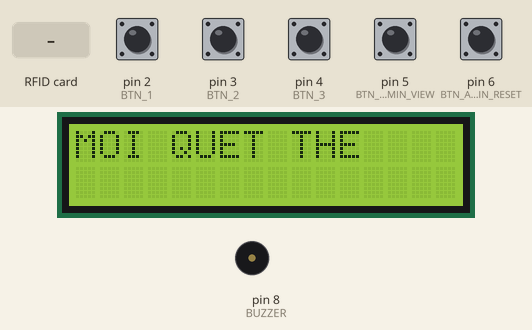
Simulated run of this sketch. Board: Arduino Uno, built with avr-gcc and run on an emulated ATmega328P. On the bench: 16×2 character LCD, buzzer (waves = sounding, pin HIGH). The test bench sets the inputs (shaded band); at power-on: pin 2 (BTN_1), pin 3 (BTN_2), pin 4 (BTN_3), pin 5 (BTN_ADMIN_VIEW), pin 6 (BTN_ADMIN_RESET) HIGH. EEPROM starts erased; pins used as bus, display or sensor lines are not drawn.

Above: at 3.3 s.
3.4 s: RFID card 56 40 11 05 held to the reader
At 4.0 s:
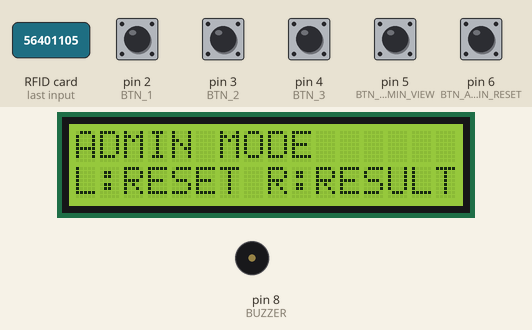
5.0 s: pin 6 (BTN_ADMIN_RESET) pulled LOW for 1 s
At 7.8 s:
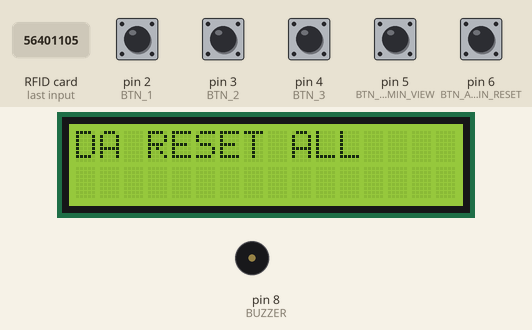
9.0 s: RFID card 5E 7A 19 C4 held to the reader
At 10.2 s:
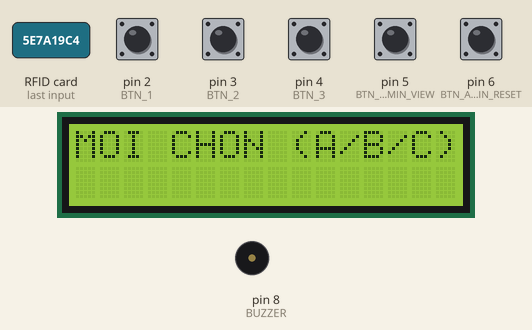
10.6 s: pin 2 (BTN_1) pulled LOW for 0.15 s
At 11.6 s:
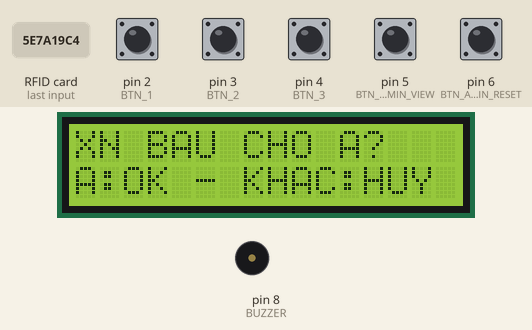
12.7 s: pin 3 (BTN_2) pulled LOW for 0.15 s
At 13.4 s:
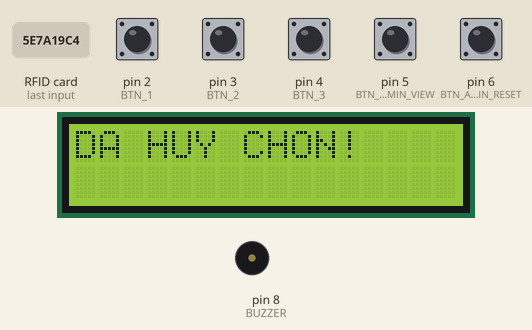
15.8 s: pin 4 (BTN_3) pulled LOW for 0.15 s
At 16.7 s:
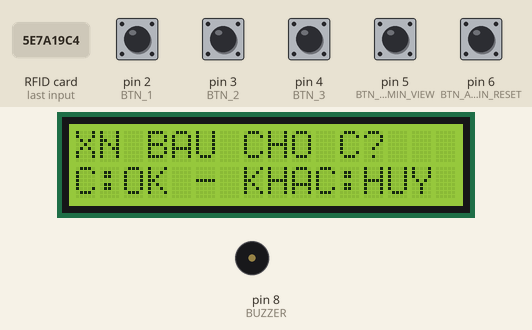
Timing chart, 0 to 18.8 s (numbered marks = the images above; inputs shaded):
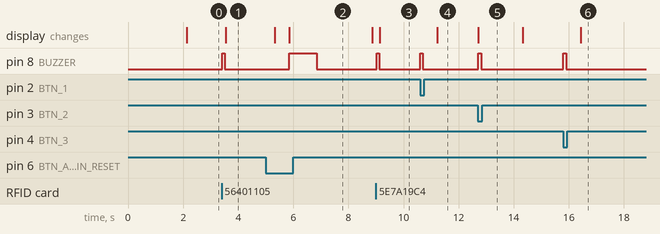

The sketch:

electrical_voter_machine.ino
```cpp
#include <SPI.h>
#include <MFRC522.h>
#include <Wire.h>
#include <LiquidCrystal_I2C.h>
#include <EEPROM.h>

// Chân nút bấm
#define BTN_1 2
#define BTN_2 3
#define BTN_3 4
#define BTN_ADMIN_VIEW 5   // Nút R (Xem/Quay lại)
#define BTN_ADMIN_RESET 6  // Nút L (Reset/Xác nhận)

#define SS_PIN 10
#define RST_PIN 9
#define BUZZER 8

#define ADDR_VOTER_COUNT 5
#define ADDR_VOTER_LIST 10

MFRC522 mfrc522(SS_PIN, RST_PIN);
LiquidCrystal_I2C lcd(0x27, 16, 2);

byte adminUID[] = {0x56, 0x40, 0x11, 0x05};

void setup() {
  Serial.begin(9600);
  SPI.begin();
  mfrc522.PCD_Init();
  lcd.init();
  lcd.backlight();

  pinMode(BUZZER, OUTPUT);
  pinMode(BTN_1, INPUT_PULLUP);
  pinMode(BTN_2, INPUT_PULLUP);
  pinMode(BTN_3, INPUT_PULLUP);
  pinMode(BTN_ADMIN_VIEW, INPUT_PULLUP);
  pinMode(BTN_ADMIN_RESET, INPUT_PULLUP);

  lcd.print("HE THONG EVM");
  delay(2000);
  lcd.clear();
  lcd.print("MOI QUET THE");
}

void loop() {
  if (!mfrc522.PICC_IsNewCardPresent() || !mfrc522.PICC_ReadCardSerial()) return;

  digitalWrite(BUZZER, HIGH); delay(100); digitalWrite(BUZZER, LOW);

  if (isAdmin(mfrc522.uid.uidByte)) {
    handleAdminMenu();
  } else {
    if (checkAlreadyVoted(mfrc522.uid.uidByte)) {
      lcd.clear(); lcd.print("THE NAY DA BAU");
      lcd.setCursor(0, 1); lcd.print("KHONG BAU LAI");
      delay(3000);
    } else {
      handleVoter();
    }
  }
  lcd.clear();
  lcd.print("MOI QUET THE");
  mfrc522.PICC_HaltA();
}

void handleAdminMenu() {
  while (true) {
    lcd.clear();
    lcd.print("ADMIN MODE");
    lcd.setCursor(0, 1);
    lcd.print("L:RESET R:RESULT");

    unsigned long startTime = millis();
    bool backToMenu = false;

    while (millis() - startTime < 6000) {
      // 1. NHẤN XEM KẾT QUẢ
      if (digitalRead(BTN_ADMIN_VIEW) == LOW) {
        delay(300);
        if (showResults()) {
           backToMenu = true;
           break;
        } else {
           return;
        }
      }

      // 2. NHẤN RESET (Đã sửa logic ở đây)
      if (digitalRead(BTN_ADMIN_RESET) == LOW) {
        delay(300);
        if (confirmReset()) {
           return; // Nếu đã Reset thành công thì thoát hẳn ra màn hình quẹt thẻ
        } else {
           backToMenu = true; // Nếu nhấn Hủy (Cancel) thì quay lại Menu Admin
           break;
        }
      }
    }

    if (!backToMenu) return;
  }
}

// Sửa kiểu dữ liệu trả về thành bool để báo trạng thái Reset cho Menu
bool confirmReset() {
  lcd.clear();
  lcd.print("CONFIRM RESET");
  lcd.setCursor(0, 1);
  lcd.print("L:OK R:CANCEL");
  delay(500);

  unsigned long resetStart = millis();
  while (millis() - resetStart < 6000) {
    if (digitalRead(BTN_ADMIN_RESET) == LOW) { // Nhấn OK
      for(int i=0; i<3; i++) EEPROM.write(i, 0);
      EEPROM.write(ADDR_VOTER_COUNT, 0);
      lcd.clear(); lcd.print("DA RESET ALL");
      digitalWrite(BUZZER, HIGH); delay(1000); digitalWrite(BUZZER, LOW);
      delay(2000);
      return true; // Trả về true báo hiệu đã Reset xong
    }
    if (digitalRead(BTN_ADMIN_VIEW) == LOW) { // Nhấn CANCEL
      lcd.clear(); lcd.print("DA HUY RESET");
      delay(2000);
      return false; // Trả về false báo hiệu đã Hủy
    }
  }
  return false; // Hết thời gian cũng coi như Hủy
}

bool showResults() {
  int v1 = EEPROM.read(0);
  int v2 = EEPROM.read(1);
  int v3 = EEPROM.read(2);
  int total = EEPROM.read(ADDR_VOTER_COUNT);

  lcd.clear();
  lcd.print("A:"); lcd.print(v1);
  lcd.print(" B:"); lcd.print(v2);
  lcd.print(" C:"); lcd.print(v3);
  lcd.setCursor(0, 1);
  lcd.print("BACK --> VIEW");

  unsigned long viewStart = millis();
  while (millis() - viewStart < 6000) {
    if (digitalRead(BTN_ADMIN_VIEW) == LOW) {
      digitalWrite(BUZZER, HIGH); delay(50); digitalWrite(BUZZER, LOW);
      delay(300);
      return true;
    }
  }
  return false;
}

// --- CÁC HÀM CÒN LẠI GIỮ NGUYÊN ---
bool isAdmin(byte *uid) {
  for (byte i = 0; i < 4; i++) { if (uid[i] != adminUID[i]) return false; }
  return true;
}

bool checkAlreadyVoted(byte *uid) {
  int totalVoters = EEPROM.read(ADDR_VOTER_COUNT);
  for (int i = 0; i < totalVoters; i++) {
    bool match = true;
    for (int j = 0; j < 4; j++) {
      if (EEPROM.read(ADDR_VOTER_LIST + (i * 4) + j) != uid[j]) { match = false; break; }
    }
    if (match) return true;
  }
  return false;
}

void saveVoterUID(byte *uid) {
  int totalVoters = EEPROM.read(ADDR_VOTER_COUNT);
  for (int j = 0; j < 4; j++) EEPROM.write(ADDR_VOTER_LIST + (totalVoters * 4) + j, uid[j]);
  EEPROM.write(ADDR_VOTER_COUNT, totalVoters + 1);
}

void handleVoter() {
  bool finalConfirmed = false;

  while (!finalConfirmed) {
    lcd.clear();
    lcd.print("MOI CHON (A/B/C)");

    int firstChoice = -1;
    String candidateName = "";

    // Bước 1: Đợi cử tri chọn lần đầu (Không giới hạn thời gian)
    while (firstChoice == -1) {
      if (digitalRead(BTN_1) == LOW) { firstChoice = BTN_1; candidateName = "A"; }
      else if (digitalRead(BTN_2) == LOW) { firstChoice = BTN_2; candidateName = "B"; }
      else if (digitalRead(BTN_3) == LOW) { firstChoice = BTN_3; candidateName = "C"; }
    }

    digitalWrite(BUZZER, HIGH); delay(100); digitalWrite(BUZZER, LOW);
    delay(500); // Chống dội phím (Debounce)

    // Bước 2: Hiển thị màn hình xác nhận
    lcd.clear();
    lcd.print("XN BAU CHO "); lcd.print(candidateName); lcd.print("?");
    lcd.setCursor(0, 1);
    lcd.print(candidateName); lcd.print(":OK - KHAC:HUY");

    // Bước 3: Đợi xác nhận hoặc hủy
    bool actionTaken = false;
    while (!actionTaken) {
      // Nếu nhấn lại đúng nút vừa chọn -> XÁC NHẬN
      if (digitalRead(firstChoice) == LOW) {
        int addr = (firstChoice == BTN_1) ? 0 : (firstChoice == BTN_2 ? 1 : 2);
        recordVote(addr, "PHUONG AN " + candidateName);
        saveVoterUID(mfrc522.uid.uidByte);
        finalConfirmed = true;
        actionTaken = true;
      }
      // Nếu nhấn bất kỳ nút nào khác (trong số các nút bầu cử) -> HỦY
      else if ((digitalRead(BTN_1) == LOW || digitalRead(BTN_2) == LOW || digitalRead(BTN_3) == LOW ||
                digitalRead(BTN_ADMIN_VIEW) == LOW || digitalRead(BTN_ADMIN_RESET) == LOW)) {
        lcd.clear();
        lcd.print("DA HUY CHON!");
        digitalWrite(BUZZER, HIGH); delay(100); digitalWrite(BUZZER, LOW);
        delay(1500);
        actionTaken = true; // Thoát vòng lặp chờ xác nhận, quay lại màn hình chọn A/B/C
      }
    }
  }
}

void recordVote(int addr, String name) {
  int count = EEPROM.read(addr);
  EEPROM.write(addr, count + 1);
  digitalWrite(BUZZER, HIGH); delay(500); digitalWrite(BUZZER, LOW);
  lcd.clear(); lcd.print("DA BAU: "); lcd.setCursor(0, 1); lcd.print(name); delay(3000);
}
```

Measured:
- after the input at 3.4 s, pin 8 (BUZZER): LOW → HIGH at once, → LOW 0.10 s later; the display: changes after 0.15 s (image 1)
- after the input at 5.0 s, pin 8 (BUZZER): LOW → HIGH after 0.85 s, → LOW 1.0 s later; the display: first changes after 0.33 s (image 2 shows a later state)
- after the input at 9.0 s, pin 8 (BUZZER): LOW → HIGH at once, → LOW 0.10 s later; the display: changes after 0.14 s (image 3)
- after the input at 10.6 s, pin 8 (BUZZER): LOW → HIGH at once, → LOW 0.10 s later; the display: changes after 0.63 s (image 4)
- after the input at 12.7 s, pin 8 (BUZZER): LOW → HIGH at once, → LOW 0.10 s later; the display: changes at once (image 5)
- after the input at 15.8 s, pin 8 (BUZZER): LOW → HIGH at once, → LOW 0.10 s later; the display: changes after 0.63 s (image 6)
